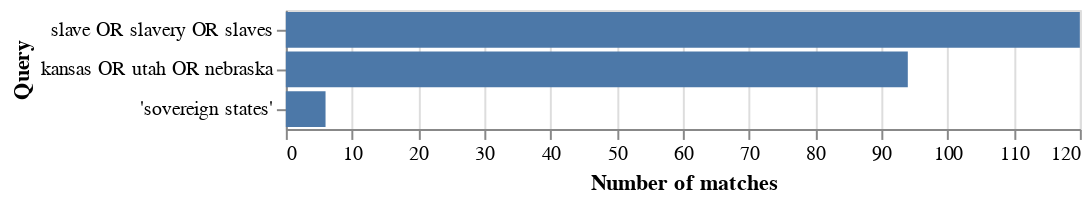

Write notebook code for a chart like this one.
### Code cell
queries = [
    "kansas OR utah OR nebraska",
    "slave OR slavery OR slaves",
    "'sovereign states'"
]
speech_corpuses.loc["Buchanan"].display_occurrence_count(queries)

### Figure 1 — Vega-Lite specification as saved in the notebook (floating-point values rounded to 4 significant figures)
{"config": {"view": {"continuousWidth": 400, "continuousHeight": 300}}, "data": {"values": [{"Query": "kansas OR utah OR nebraska", "Number of matches": 94}, {"Query": "slave OR slavery OR slaves", "Number of matches": 120}, {"Query": "'sovereign states'", "Number of matches": 6}]}, "mark": "bar", "encoding": {"x": {"type": "quantitative", "field": "Number of matches"}, "y": {"type": "nominal", "field": "Query", "sort": "-x"}}, "$schema": "https://vega.github.io/schema/vega-lite/v4.8.1.json"}
